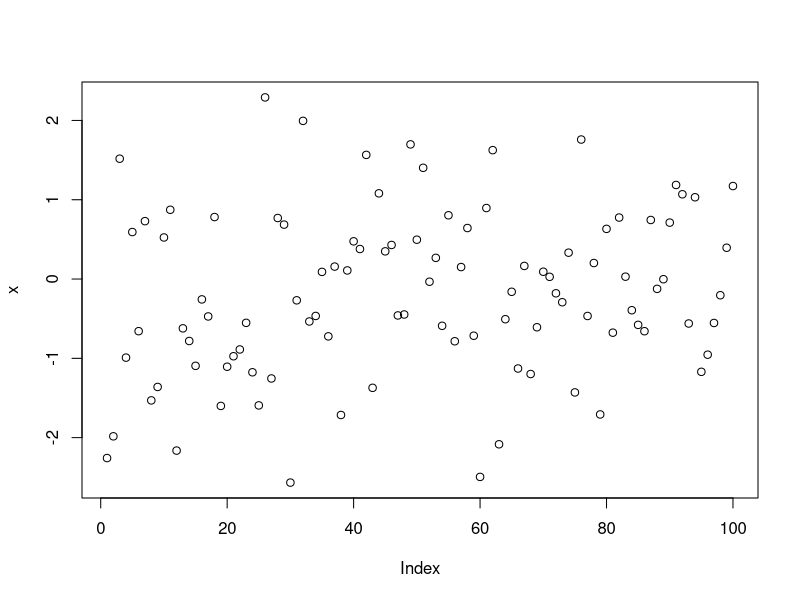
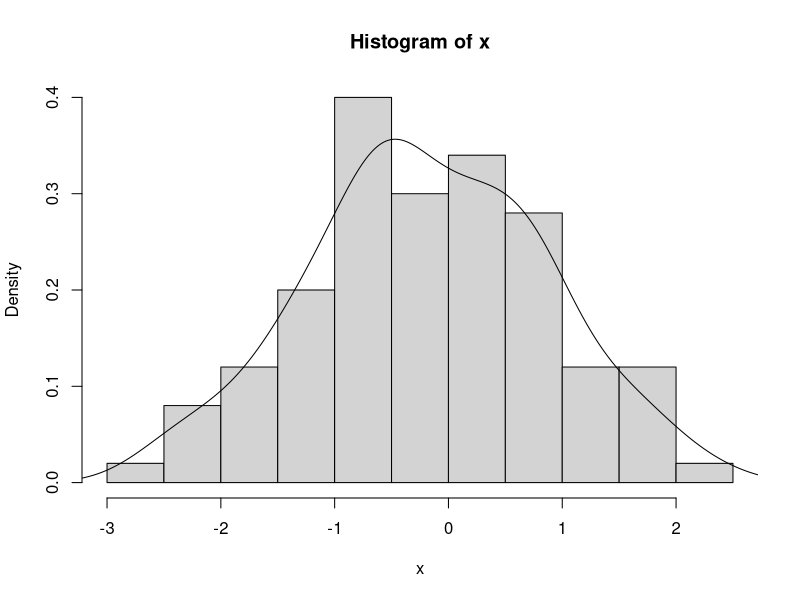
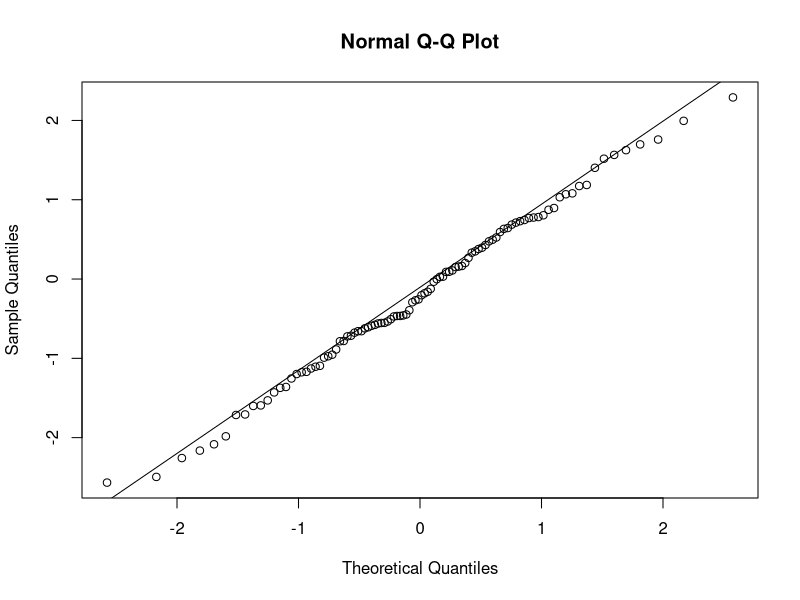

The R source for these figures, in order:
## ---- chunk 1
x=rnorm(100)
x
## ---- chunk 2
plot(x)
hist(x,prob=T)
lines(density(x))
## ---- chunk 3
qqnorm(x)
qqline(x)
